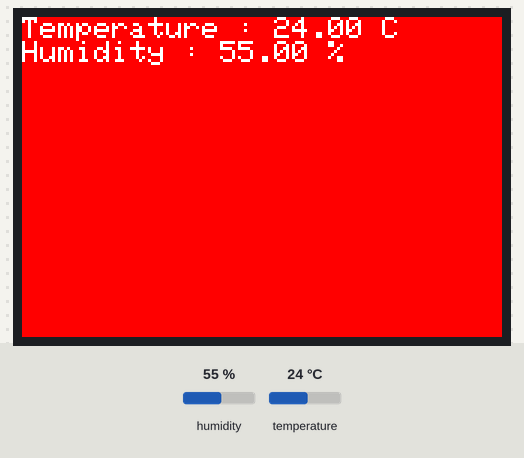
Bench run of a sketch on a simulated ESP32. Shown: 480×320 colour display. Inputs (shaded band) come from the test bench; at power-on: humidity 55 %, temperature 24 °C.

Above: at 1.6 s.
1.7 s: humidity set to 22 %
3.2 s: temperature set to 12 °C
At 3.6 s:
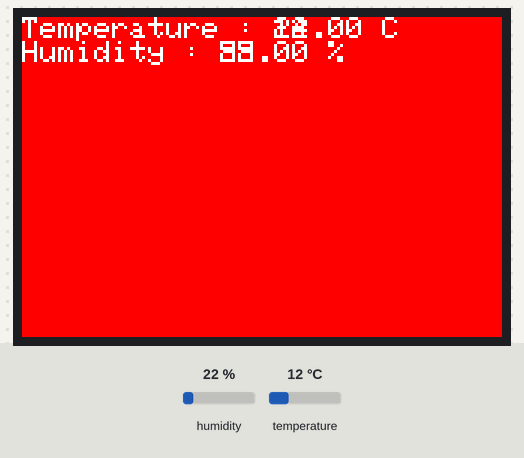
4.7 s: humidity set to 40 %
6.2 s: temperature set to 19 °C
Timing chart, 0 to 8.7 s (numbered marks = the images above; inputs shaded):
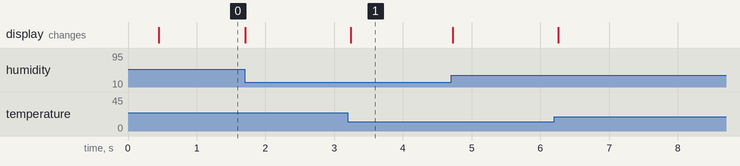

Measured:
- after the input at 3.2 s, the display: changes at once (image 1)

The sketch:

sht20.ino
```cpp
#include <TFT_eSPI.h>
#include <Wire.h>
#include <DFRobot_SHT20.h>

TFT_eSPI tft = TFT_eSPI(320,480);

#define I2C_SDA 9
#define I2C_SCL 10

TwoWire I2C_0 = TwoWire(0);
DFRobot_SHT20 sht20(&I2C_0);

void setup() {
  tft.init();
  tft.setRotation(1);
  tft.invertDisplay(1);
  tft.setTextSize(3);
  tft.fillScreen(TFT_RED);

  I2C_0.begin(I2C_SDA, I2C_SCL);
  sht20.initSHT20();
  delay(100);
  sht20.checkSHT20();
}

void loop() {
  tft.setCursor(0, 0);
  tft.print("Temperature : ");
  tft.print(sht20.readTemperature());
  tft.println(" C");
  tft.print("Humidity : ");
  tft.print(sht20.readHumidity());
  tft.println(" %");
}
```
